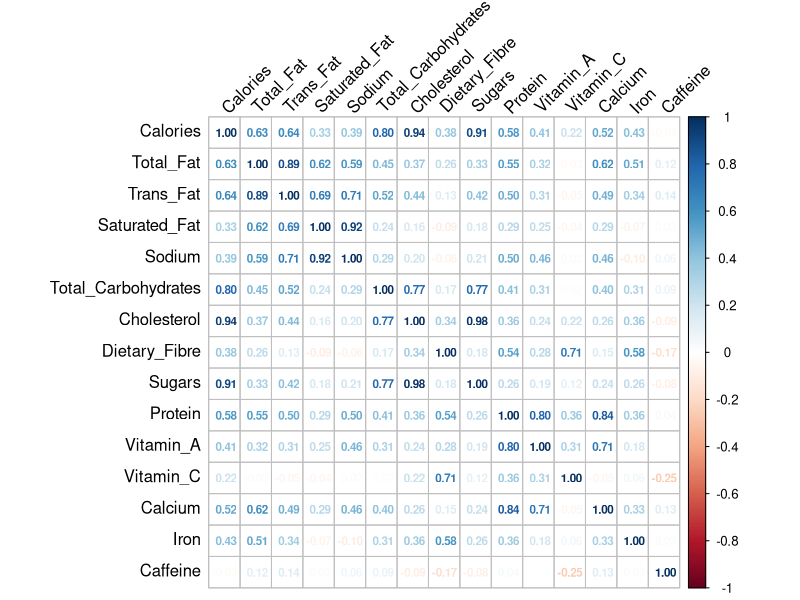
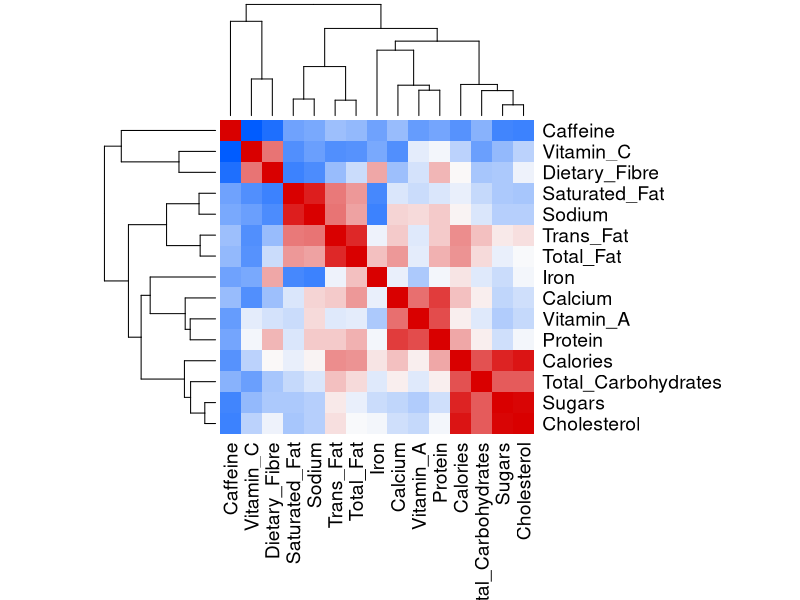

Reproduce these figures in R, in order. (Note: this script raises an error after producing the figures.)
# Statistical Learning final project

# Starbucks 
# Link: https://www.kaggle.com/datasets/henryshan/starbucks

# Load libraries ----
library(corrplot)

# Load data ----
data <- read.csv("Data/starbucks.csv", header = TRUE, sep = ",")

# Overview of the data ----
summary(data)
str(data)

# Check how many categories there are in the first column
table(data$Beverage_category)
unique(data$Beverage_category)
table(data$Beverage_prep)
unique(data$Beverage_prep)
table(data$Beverage)
unique(data$Beverage)

# Data transformation ----
# Remove percentage sign from the data
data$Vitamin.C....DV. <- as.numeric(gsub("%", "", data$Vitamin.C....DV.))
data$Calcium....DV. <- as.numeric(gsub("%", "", data$Calcium....DV.))
data$Iron....DV. <- as.numeric(gsub("%", "", data$Iron....DV.))
data$Vitamin.A....DV. <- as.numeric(gsub("%", "", data$Vitamin.A....DV.))

# Set the other variables as numeric
data$Calories <- as.numeric(data$Calories)
data$Trans.Fat..g. <- as.numeric(data$Trans.Fat..g.)
data$Total.Fat..g. <- as.numeric(data$Total.Fat..g.)
data$Cholesterol..mg. <- as.numeric(data$Cholesterol..mg.)
data$Sodium..mg. <- as.numeric(data$Sodium..mg.)
data$Total.Carbohydrates..g. <- as.numeric(data$Total.Carbohydrates..g.)
data$Dietary.Fibre..g. <- as.numeric(data$Dietary.Fibre..g.)
data$Sugars..g. <- as.numeric(data$Sugars..g.)
data$Caffeine..mg. <- as.numeric(data$Caffeine..mg.)

#we have some missing values in the variable caffeine 
is.na(data$Caffeine..mg.)
#different way to impute NA ----> median is suitable choice  because we look into structure of the variable
summary(data$Caffeine..mg.)

#check 
unique(data$Total.Fat..g.)
summary(data$Total.Fat..g.)

#create a copy of original dataset 

data_cleaned <- data

#Presence of Outliers: Looking at the summary statistics provided, the presence of outliers is indicated by the large difference between the mean (89.52 mg.) and the median (75 mg.). 
#Outliers can skew the mean, making it less representative of the central tendency of the data.
#The median, being resistant to outliers, provides a better measure of central tendency in this scenario.
#Possibly non-normal distribution 
#With 23 missing values out of 242 observations, the dataset has a relatively small proportion of missing values (approximately 9.5%). 

# calculate the median fo the  'Caffeine..mg.', without NA
median_caffeine <- median(data_cleaned$Caffeine..mg., na.rm = TRUE)

# Impute NA with median
data_cleaned$Caffeine..mg.[is.na(data_cleaned$Caffeine..mg.)] <- median_caffeine

# no more NA ---> now we can work directly on cleaned dataset 
summary(data_cleaned$Caffeine..mg.)
is.na(data_cleaned$Caffeine..mg.)


# rename the cleaned data columns by removing the dots and the unity of measure

colnames(data_cleaned) <- c("Beverage_category", "Beverage",
                            "Beverage_prep", "Calories",
                            "Total_Fat", "Trans_Fat",
                            "Saturated_Fat", "Sodium",
                            "Total_Carbohydrates", "Cholesterol",
                            "Dietary_Fibre", "Sugars",
                            "Protein", "Vitamin_A",
                            "Vitamin_C", "Calcium",
                            "Iron", "Caffeine")

# Correlation Analysis ----

# Remove first 3 columns for the correlation matrix

data_num <- data_cleaned[, -c(1:3)]

## Correlation Matrix ----
# Calculate the correlation matrix

correlation_matrix <- cor(data_num)

## Plot the correlation matrix ----
corrplot(correlation_matrix, method = "number", tl.col = "black", 
         tl.srt = 45, addCoef.col = "black", number.cex = 0.7)

## Heatmap of the correlation matrix ----
heatmap(cor(data_num), 
        col = colorRampPalette(c("#005cff", "#fbfbfb", "#d90000"))(100), 
        symm = TRUE, 
        margins = c(10, 10), 
        cexRow = 1.4,
        cexCol = 1.4)

# Data Visualization ----

## Histograms ----

# Histogram of the data with density distribution
par(mfrow = c(5, 3))
col <- c('#ff0000', '#f70028', '#ee0040', '#e50055', '#dc0069',
         '#d2007b', '#c7008d', '#bb009e', '#ae00ae', '#a000be',
         '#8f00cc', '#7d00da', '#6700e7', '#4900f3', '#0000ff')
for (i in 1:ncol(data_num)) {
  hist(data_num[, i], main = colnames(data_num)[i],
       xlab = colnames(data_num)[i], col = col[i], freq = FALSE)
  dens <- density(data_num[, i], na.rm=TRUE, adjust=1.25)
  lines(dens, col = "black", lwd = 2)
}

## Pairplot ----

# Define function for the pairplot

# Histogram function
panel.hist <- function(x, colour, ...)
{
  usr <- par("usr")
  on.exit(par(usr))
  par(usr = c(usr[1:2], 0, 1.5))
  h <- hist(x, plot = FALSE)
  breaks <- h$breaks
  nB <- length(breaks)
  y <- h$counts
  y <- y / max(y)
  rect(breaks[-nB], 0, breaks[-1], y, col = colour, ...)
}

# Correlations function
panel.cor <- function(x, y, digits = 2, prefix = "", cex.cor, ...)
{
  usr <- par("usr")
  on.exit(par(usr))
  par(usr = c(0, 1, 0, 1))
  r <- abs(cor(x, y))
  txt <- format(c(r, 0.123456789), digits = digits)[1]
  txt <- paste0(prefix, txt)
  if(missing(cex.cor)) cex.cor <- 0.5/strwidth(txt)
  text(0.5, 0.5, txt, cex = cex.cor * r)
}

# Split the data into 3 groups in order to have a better visualization
data_num1 <- data_num[, 1:5]
data_num2 <- data_num[, 6:10]
data_num3 <- data_num[, 11:15]

pairs(data_num1, 
      diag.panel = panel.hist,
      upper.panel = panel.cor, 
      lower.panel = panel.smooth,
      colour = "#4ea5ff")

pairs(data_num2, 
      diag.panel = panel.hist,
      upper.panel = panel.cor,
      lower.panel = panel.smooth,
      colour = "#00cd5c")

pairs(data_num3, 
      diag.panel = panel.hist,
      upper.panel = panel.cor,
      lower.panel = panel.smooth,
      colour = "#ff810f")


## Barplot ----
# Barplot of the data
par(mfrow = c(5, 3))
for (i in 1:ncol(data_num)) {
  barplot(table(data_num[, i]), main = colnames(data_num)[i],
          xlab = colnames(data_num)[i], col = col[i])
}

## Boxplot ----
# Boxplot of the data
par(mfrow = c(5, 3))
for (i in 1:ncol(data_num)) {
  boxplot(data_num[, i], main = colnames(data_num)[i],
          xlab = colnames(data_num)[i], col = col[i])
}

# frequency for 'Beverage_category' ----> how we can see the most famous bevarage?
beverage_counts <- table(data$Beverage_category)

# create a barplot for the variable 
barplot(beverage_counts,
        main = "Distribution of Beverage Categories",
        xlab = "Beverage Category",
        ylab = "Count",
        col = "skyblue",
        las = 2, 
        cex.names = 0.8)


# frequency for 'Beverage_prep'
beverage_prep_counts <- table(data$Beverage_prep)

#barplot 
barplot(beverage_prep_counts,
        main = "Distribution of Beverage Preparation",
        xlab = "Preparation",
        ylab = "Count",
        col = "skyblue",
        las = 2, 
        cex.names = 0.8)

#we want to obtain a barplot in which we can see the amount of total calories for each categories of bevarage 

# Aggrega i dati per ottenere il totale delle calorie per ogni categoria di bevanda
total_calories_by_category <- aggregate(Calories ~ Beverage_category, data = data_cleaned, sum)

# Crea il barplot utilizzando le funzioni base di R
barplot(height = total_calories_by_category$Calories,
        names.arg = total_calories_by_category$Beverage_category,
        main = "Total Calories by Beverage Category",
        xlab = "Beverage Category",
        ylab = "Total Calories",
        col = "skyblue",
        las = 2, # Ruota le etichette dell'asse x per essere verticali
        cex.names = 0.8) # Dimensione delle etichette dell'asse x

#same to compare bevarage preparation and sugar 

total_sugar_by_prep <- aggregate(Total_Carbohydrates ~ Beverage_prep, data = data_cleaned, sum)

barplot(height = total_sugar_by_prep$Total_Carbohydrates,
        names.arg = total_sugar_by_prep$Beverage_prep,
        main = "Total Sugars by Beverage Preparation",
        xlab = "Beverage Preparation",
        ylab = "Total Sugars (g)",
        col = "skyblue",
        las = 2, # Ruota le etichette dell'asse x per essere verticali
        cex.names = 0.8) # Dimensione delle etichette dell'asse x

#other data visualization 

# variable Beverage_category factor
data_cleaned$Beverage_category <- as.factor(data_cleaned$Beverage_category)

# Assign distinct colors to each beverage category
colors <- rainbow(length(unique(data_cleaned$Beverage_category)))
color_map <- setNames(colors, levels(data_cleaned$Beverage_category))

# create a scatterplot to compare amounts of calories and fat for each categories of bevarage 
plot(data_cleaned$Calories, 
     data_cleaned$Total_Fat_g,
     col = color_map[data_cleaned$Beverage_category],
     pch = 19, # Tipo di punto
     xlab = "Calories",
     ylab = "Total Fat (g)",
     main = "Calories vs Total Fat")

#legend
legend("topright", 
       legend = levels(data_cleaned$Beverage_category), 
       col = colors, 
       pch = 19)

#comparision between total fat and trans fat ( che cazzo sono?)

#numeric variable -> calculate density
total_fat_density <- density(data_cleaned$Total_Fat)
trans_fat_density <- density(data_cleaned$Trans_Fat)

# create a grafico sovrapposto 
plot(total_fat_density, col = "skyblue", main = "Comparison of Total Fat and Trans Fat Distributions", 
     xlab = "Fat Content (g)", ylab = "Density", ylim = c(0, max(total_fat_density$y, trans_fat_density$y)),
     xlim = range(data_cleaned$Total_Fat, data_cleaned$Trans_Fat), 
     lwd = 2, lty = 1)
lines(trans_fat_density, col = "orange", lwd = 2, lty = 1)
legend("topright", legend = c("Total Fat", "Trans Fat"), col = c("skyblue", "orange"), lwd = 2, lty = 1)

#create scatterplot to look into relantionship between calories and other variables 

str(data_cleaned)

par(mfrow = c(2, 2))  # Imposta il layout dei grafici a griglia 2x2
with(data_cleaned, {
  plot(Calories, Sodium , main = "Relation between Calories and Sodium", xlab = "Calories", ylab = "Sodium (mg)")
  plot(Calories, Protein , main = "Relation between Calories and Protein", xlab = "Calories", ylab = "Protein (g)")
  plot(Calories, Vitamin_C , main = "Relation between Calories and Vitamin C", xlab = "Calories", ylab = "Vitamin C (mg)")
  plot(Calories, Cholesterol , main = "Relation between Calories and Fiber", xlab = "Calories", ylab = "Fiber (g)")
})

#There's increase in every feature with increase in calories
#features like proteins and fiber rapidly increase, instead vitamin and cholesterol more flat growing 
#confirm by correlation coefficients 